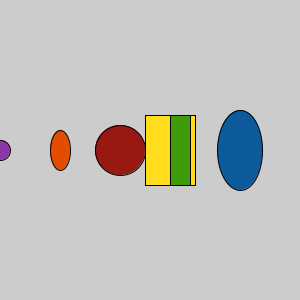
Frame 1 (no input)
Frame 60 (the mouse pressed at the canvas centre just before this capture): identical to frame 1, image omitted
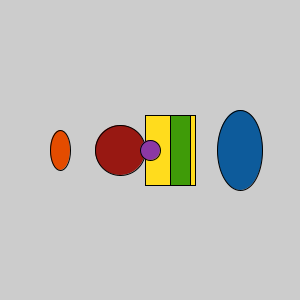
Frame 120 (the mouse held since frame 60 and released just before this capture)

The Processing sketch that drew these frames (run headless with seeded random() and noise(); from frame 60 on, the mouse is pressed at the canvas centre):

// Processing sketch: processing_18448
// ── processing_18448.pde


int x = 120;
void setup(){
  size (300,300);
}
void draw(){
  background(204,204,204);
   fill(152,24,18);
ellipse(x,height/2,50,50);
fill(255,220,29);
rectMode(CENTER);
rect(x+50,height/2,50,70);
fill(13,91,155);
ellipse(x*2,height/2,45,80);
fill(63,155,8);
rect(width-x,height/2,20,70);
fill(228,76,0);
ellipse(x/2,height/2,20,40);
fill(139,56,165);
ellipse(mouseX,height/2,20,20);
  
}
